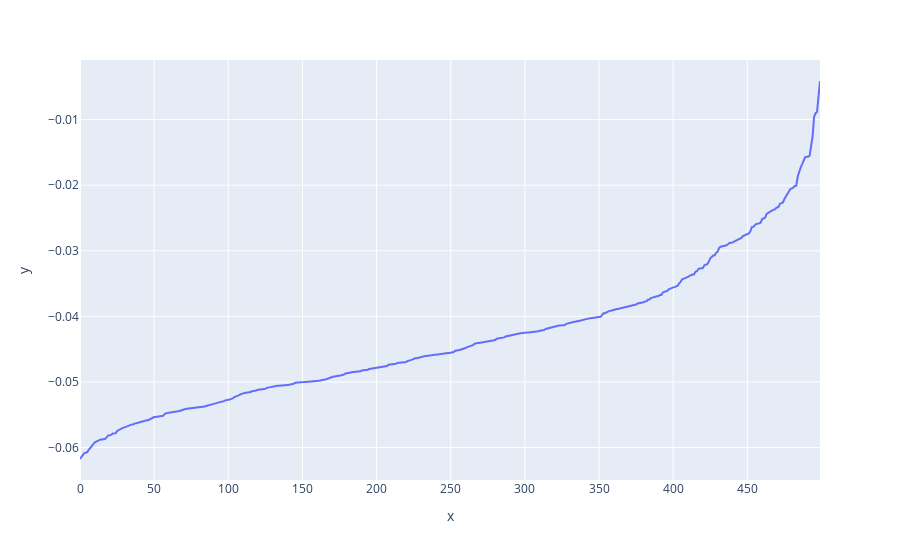

The code cell stored with this chart in its notebook:
### Code cell
plx.line(
    #data_frame=volatility.reset_index(names='date'),
    #x='date',
    y=pd.Series(pca.components_[0]).sort_values(),
)

### Figure 1 — Plotly figure (JSON) as saved in the notebook; plotly's stock layout.template omitted (floating-point values rounded to 4 significant figures; data arrays with more than 128 entries replaced by an {"elided": "..."} marker saying what was removed)
{"data": [{"hovertemplate": "x=%{x}<br>y=%{y}<extra></extra>", "legendgroup": "", "line": {"color": "#636efa", "dash": "solid"}, "marker": {"symbol": "circle"}, "mode": "lines", "name": "", "orientation": "v", "showlegend": false, "type": "scatter", "x": {"elided": "500 int values"}, "xaxis": "x", "y": {"elided": "500 float values"}, "yaxis": "y"}], "layout": {"legend": {"tracegroupgap": 0}, "margin": {"t": 60}, "xaxis": {"anchor": "y", "domain": [0, 1], "title": {"text": "x"}}, "yaxis": {"anchor": "x", "domain": [0, 1], "title": {"text": "y"}}}}
